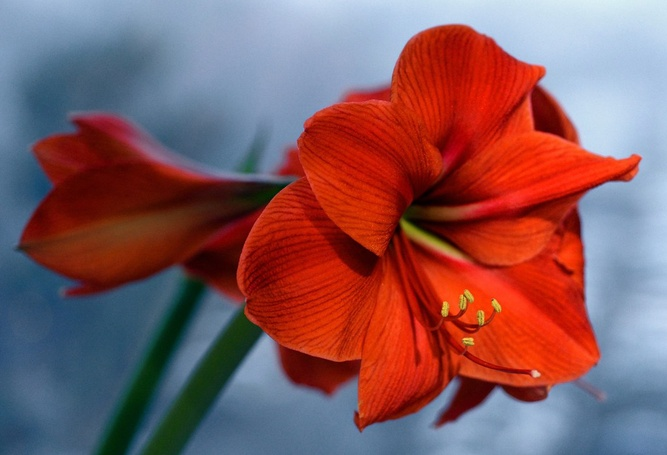
#> input picture Homework-4/Homework-4-Submission/flower_HW4.jpg, 667 x 455 px, shrunk from 1024 x 699 before the run; its folder holds 5 pictures in this run
$ python main.py
#> lines starting #> are read from the running program, lines starting #| are printed output that depends on the picture; after the words box and inside, x2 and y2 are one past the last pixel; in counts of white or black regions, pixels touching at a corner belong together
import numpy as np
import cv2 as cv

def canny_corner(image, filename):
    # Canny Edge Detection and Corners
    edges = cv.Canny(image, 30, 100)

    # Corner
    # Apply Harris Corner Detection
    corners = cv.cornerHarris(image, blockSize= 3, ksize = 5, k = 0.05)

    # Threshold for selecting strong corners
    threshold = 0.001 * corners.max()

    corner_coordinates = np.where(corners > threshold)
    # Draw larger circles around the detected corners
    image_with_corners = cv.cvtColor(image, cv.COLOR_GRAY2BGR)  # Convert to color for blue circles
    for y, x in zip(*corner_coordinates):
        cv.circle(image_with_corners, (x, y), 3, (255, 0, 0), -1)  # Blue circles


    # Save the output images
    cv.imwrite(f"{filename}_edges.jpg", edges)
    cv.imwrite(f"{filename}_corners.jpg", image_with_corners)

# Load the image

original_image = cv.imread("./flower_HW4.jpg", cv.IMREAD_GRAYSCALE)
#> original_image: shape (455, 667); min 0, max 235, mean 103.5

# 1) Run an in-built edge detector and a corner detector, and produce two output images: (i) image with edges, ii) image with corners.
canny_corner(original_image, "task_1")
#> in canny_corner, `edges = cv.Canny(image, 30, 100)`: edges: shape (455, 667); 7.3% white in thin lines or dots, all inside (x1, y1, x2, y2) = (12, 24, 642, 433)
#> in canny_corner, `threshold = 0.001 * corners.max()`: threshold = 6.76e-05
#> in canny_corner, `corner_coordinates = np.where(corners > threshold)`: corner_coordinates = 3674 positions, rows 28 to 434, columns 13 to 643
#> the loop in canny_corner, `for y, x in zip(*corner_coordinates):` made 3674 passes
#> (y, x) on passes 1 to 3: (28, 454), (28, 461), (29, 438)
#> after the loop in canny_corner, `for y, x in zip(*corner_coordinates):`:
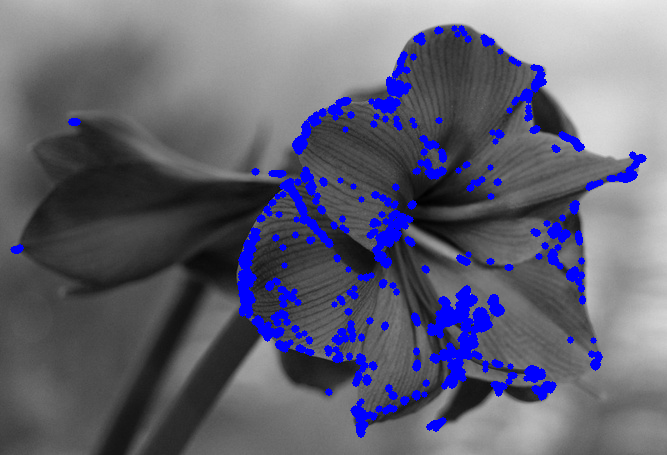
#> image_with_corners: shape (455, 667, 3); mean B, G, R 115.5, 97.9, 97.9

# 2) Rotate the original image by 60-degrees and perform (1)
angle = 60
rows, cols = original_image.shape[:2] # Num rows and columns
#> rows = 455; cols = 667
rotation_matrix = cv.getRotationMatrix2D((cols / 2, rows / 2), angle, 1.0) # This will be the center of our image to rotate upon
#> rotation_matrix = [[0.5, 0.866, -30.27], [-0.866, 0.5, 402.6]]
rotated_image = cv.warpAffine(original_image, rotation_matrix, (cols, rows))
cv.imwrite("rotated_image.jpg", rotated_image)
canny_corner(rotated_image, "rotated_image")
#> call 2 of canny_corner, with filename = 'rotated_image'
#> in canny_corner (call 2), `edges = cv.Canny(image, 30, 100)`: edges: shape (455, 667); 6.1% white in thin lines or dots
#> in canny_corner (call 2), `corners = cv.cornerHarris(image, blockSize= 3, ksize = 5, k = 0.05)`:
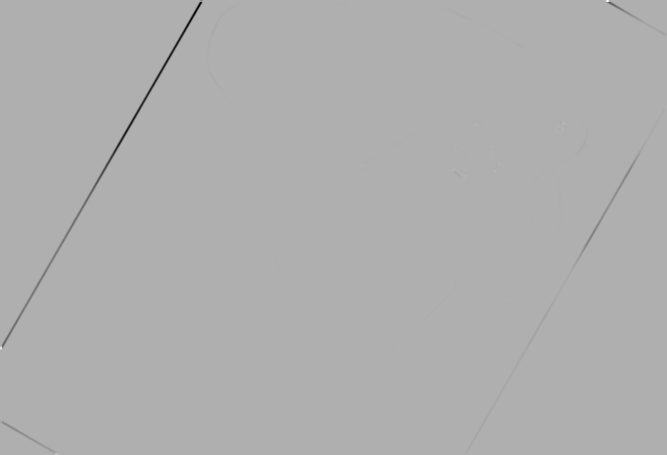
#> corners: shape (455, 667) float32; min -1.09, max 0.489, mean -0.00244; drawn with min black and max white
#> in canny_corner (call 2), `threshold = 0.001 * corners.max()`: threshold = 0.000489
#> in canny_corner (call 2), `corner_coordinates = np.where(corners > threshold)`: corner_coordinates = 889 positions, rows 0 to 454, columns 0 to 666
#> the loop in canny_corner (call 2), `for y, x in zip(*corner_coordinates):` made 889 passes
#> (y, x) on passes 1 to 3: (0, 241), (0, 242), (0, 243)
#> after the loop in canny_corner (call 2), `for y, x in zip(*corner_coordinates):`:
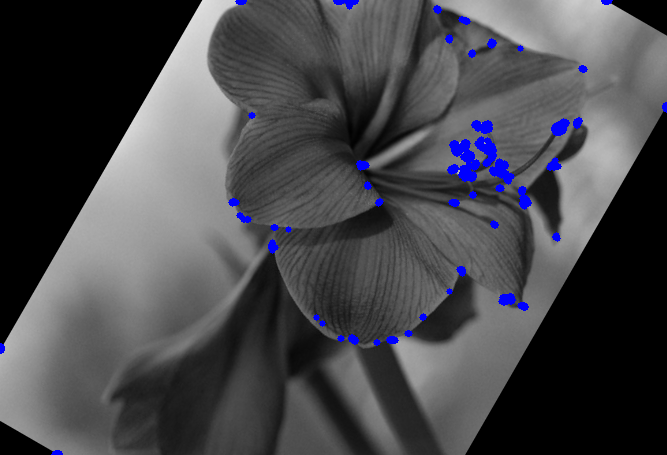
#> image_with_corners: shape (455, 667, 3); mean B, G, R 75.7, 71.8, 71.8

# 3) Scale the original image by 1.6 in both the x and y-directions and perform (1)
scale_matrix = np.array([[1.6, 0  , 0],
                         [0,   1.6, 0],
                         [0,   0,   1]])
scaled_image = cv.warpPerspective(original_image, scale_matrix,(cols, rows))
cv.imwrite("scaled_image.jpg", scaled_image)
canny_corner(scaled_image, "scaled_image")
#> call 3 of canny_corner, with filename = 'scaled_image'
#> in canny_corner (call 3), `edges = cv.Canny(image, 30, 100)`: edges: shape (455, 667); 2.5% white in thin lines or dots, all inside (x1, y1, x2, y2) = (22, 54, 667, 455)
#> in canny_corner (call 3), `corners = cv.cornerHarris(image, blockSize= 3, ksize = 5, k = 0.05)`:
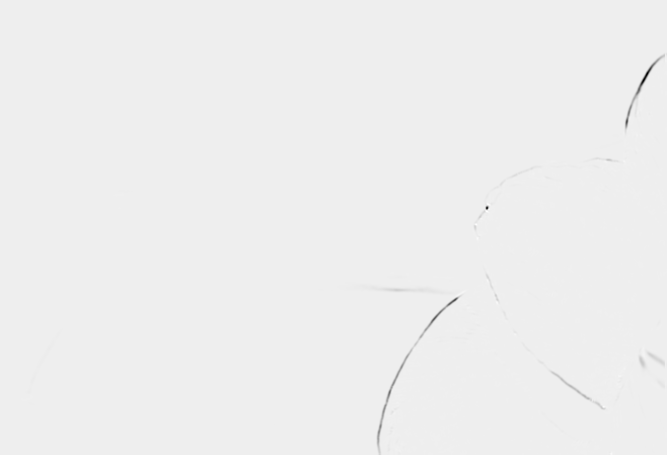
#> corners: shape (455, 667) float32; min -0.019, max 0.00128, mean -2.36e-05; drawn with min black and max white
#> in canny_corner (call 3), `threshold = 0.001 * corners.max()`: threshold = 1.28e-06
#> in canny_corner (call 3), `corner_coordinates = np.where(corners > threshold)`: corner_coordinates = 18274 positions, rows 53 to 454, columns 17 to 666
#> the loop in canny_corner (call 3), `for y, x in zip(*corner_coordinates):` made 18274 passes
#> (y, x) on passes 1 to 3: (53, 659), (54, 658), (55, 657)

# 4) Shear the original image in the x-direction by 1.2 and perform (1)
shear_matrix = np.array([[1, 1.2, 0],
                          [0, 1, 0],
                          [0, 0, 1]])

sheared_img = cv.warpPerspective(original_image, shear_matrix, (int(cols * 1.5), int(rows * 1.5))) # Scaling output image dimensions by 1.5 to see full shear
cv.imwrite("sheared_image_x.jpg", sheared_img)
canny_corner(sheared_img, "sheared_img_x")
#> call 4 of canny_corner, with filename = 'sheared_img_x'
#> in canny_corner (call 4), `edges = cv.Canny(image, 30, 100)`: edges: shape (682, 1000); 3.4% white in thin lines or dots, all inside (x1, y1, x2, y2) = (0, 0, 1000, 456)
#> in canny_corner (call 4), `threshold = 0.001 * corners.max()`: threshold = 0.00102
#> in canny_corner (call 4), `corner_coordinates = np.where(corners > threshold)`: corner_coordinates = 486 positions, rows 0 to 431, columns 0 to 999
#> the loop in canny_corner (call 4), `for y, x in zip(*corner_coordinates):` made 486 passes
#> (y, x) on passes 1 to 3: (0, 0), (0, 1), (0, 2)
#> after the loop in canny_corner (call 4), `for y, x in zip(*corner_coordinates):`:
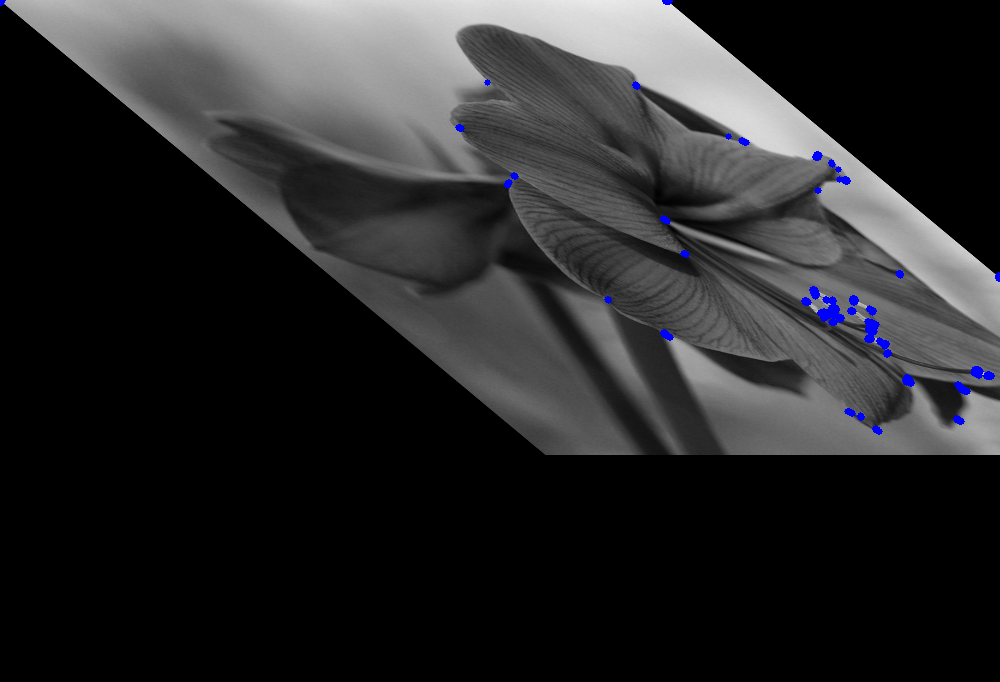
#> image_with_corners: shape (682, 1000, 3); mean B, G, R 42.9, 41.8, 41.8

# 5) Shear the original image in the y-direction by 1.4 and perform (1)
shear_matrix = np.array([[1, 0, 0],
                          [1.2, 1, 0],
                          [0, 0, 1]])

sheared_img = cv.warpPerspective(original_image, shear_matrix, (int(cols * 1.5), int(rows * 1.5))) # Scaling output image dimensions by 1.5 to see full shear
cv.imwrite("sheared_image_y.jpg", sheared_img)
canny_corner(sheared_img, "sheared_img_y")
#> in canny_corner (call 5), `edges = cv.Canny(image, 30, 100)`:
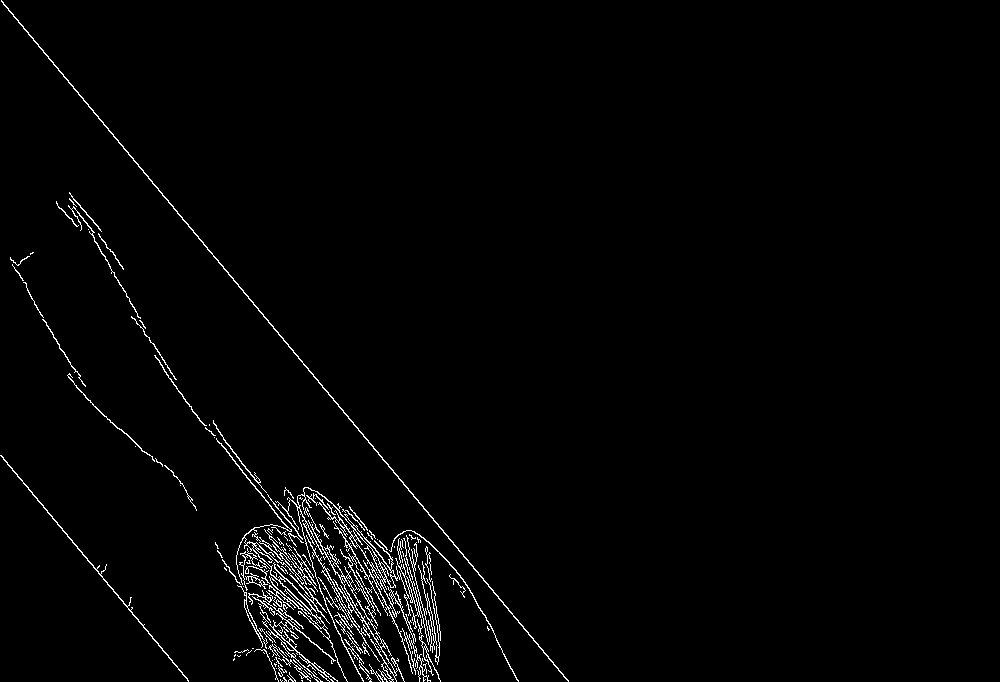
#> edges: shape (682, 1000); 1.8% white in thin lines or dots, all inside (x1, y1, x2, y2) = (0, 0, 569, 682)
#> in canny_corner (call 5), `threshold = 0.001 * corners.max()`: threshold = 0.000435
#> in canny_corner (call 5), `corner_coordinates = np.where(corners > threshold)`: corner_coordinates = 163 positions, rows 0 to 681, columns 0 to 569
#> the loop in canny_corner (call 5), `for y, x in zip(*corner_coordinates):` made 163 passes
#> after the loop in canny_corner (call 5), `for y, x in zip(*corner_coordinates):`:
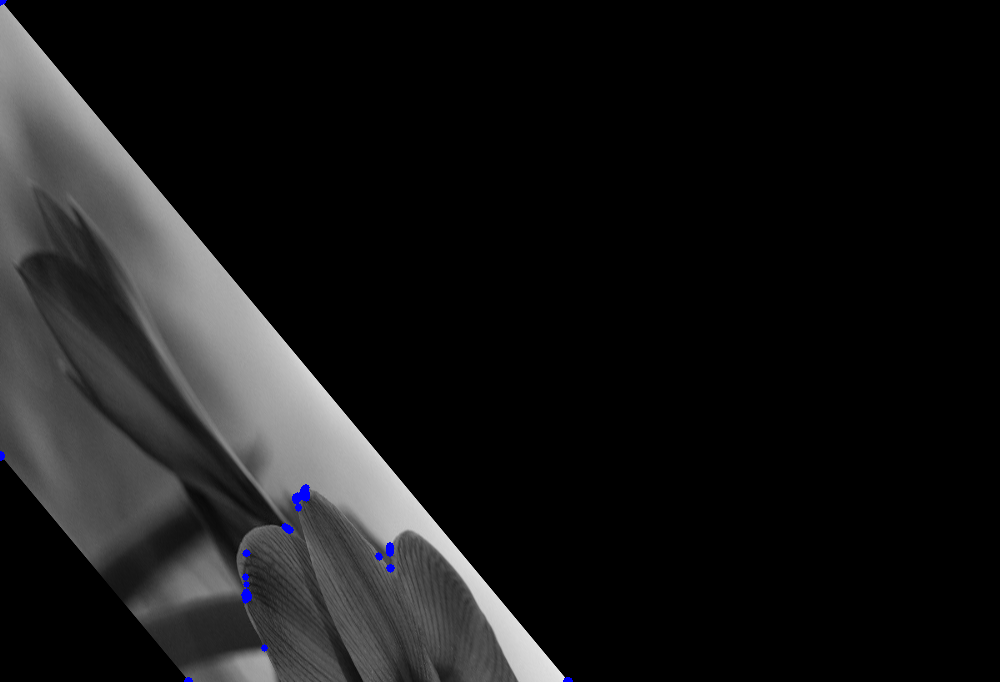
#> image_with_corners: shape (682, 1000, 3); mean B, G, R 23.9, 23.5, 23.5
